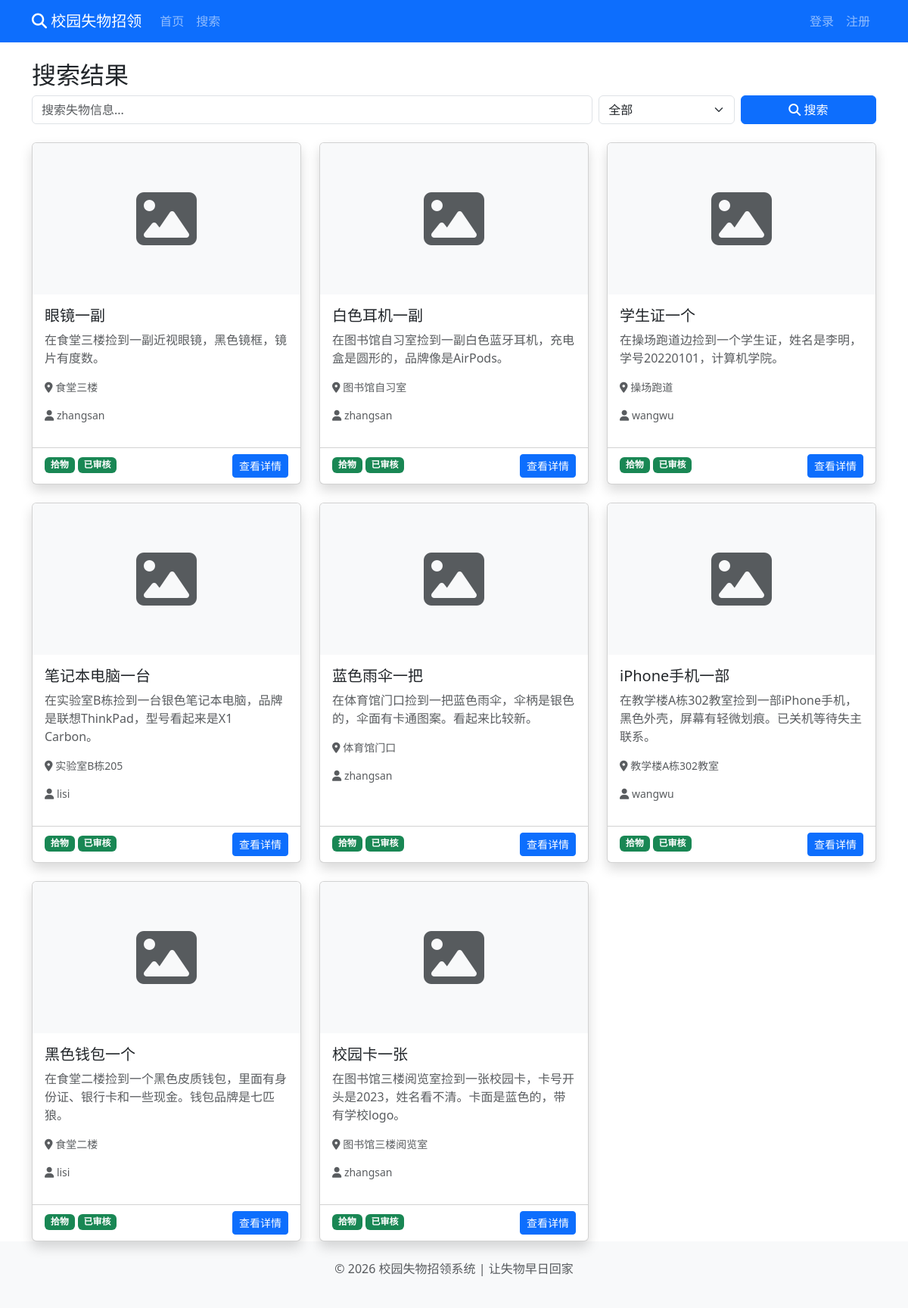
Before: /search with the older database file.
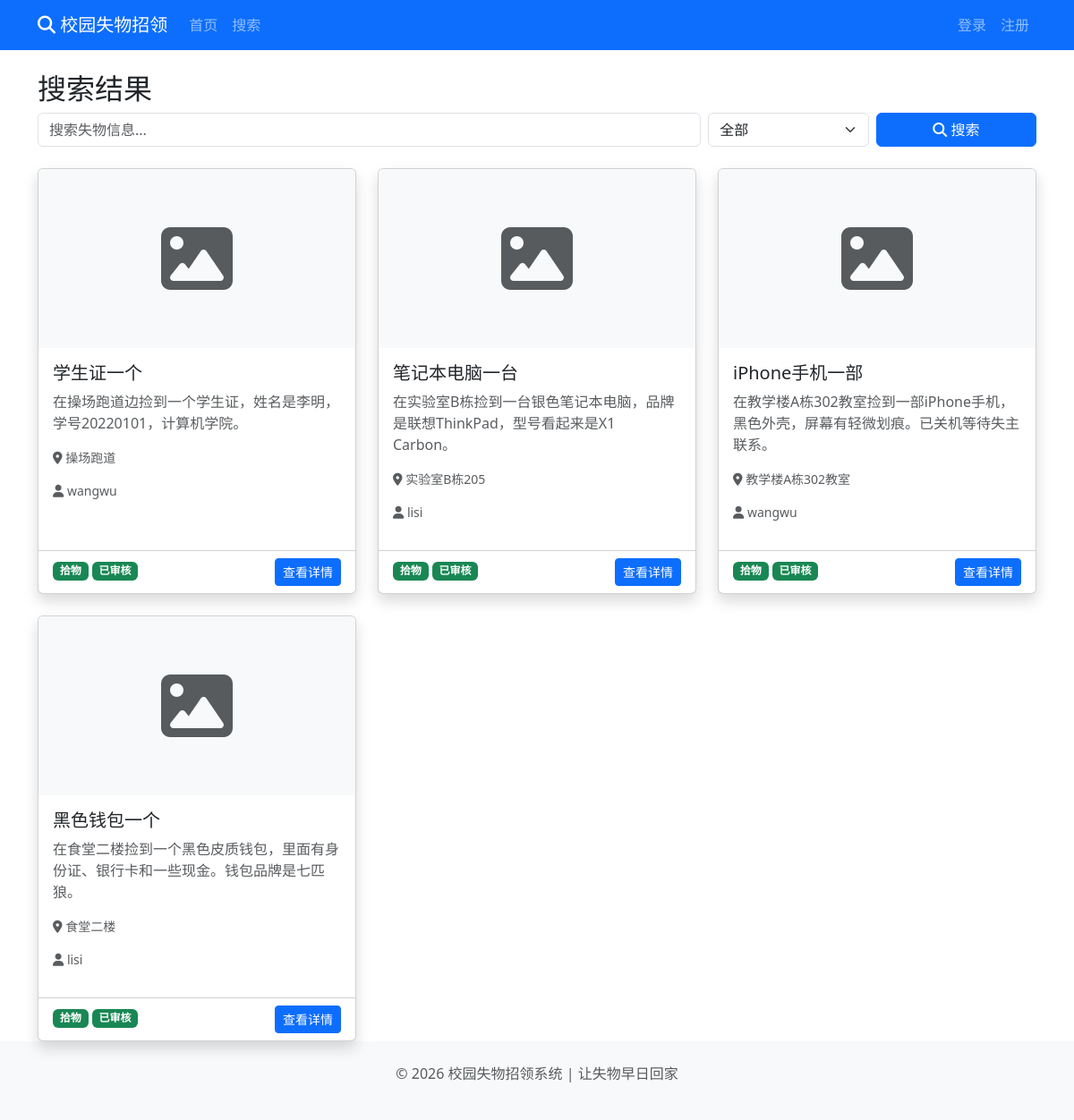
After: the same page with the newer database file.
### app.py (models this page shows, shortened)
class Post(db.Model):
    id = db.Column(db.Integer, primary_key=True)
    title = db.Column(db.String(100), nullable=False)
    description = db.Column(db.Text, nullable=False)
    pickup_time = db.Column(db.String(50), nullable=False)
    location = db.Column(db.String(100), nullable=False)
    place_location = db.Column(db.String(100), nullable=False)
    image = db.Column(db.String(200))
    author_id = db.Column(db.Integer, db.ForeignKey('user.id', ondelete='CASCADE'), nullable=False)
    post_type = db.Column(db.String(10), default='found')
    status = db.Column(db.String(20), default='pending')
    created_at = db.Column(db.DateTime, default=datetime.datetime.now)
    author = db.relationship('User', backref=db.backref('posts', lazy=True))

class User(UserMixin, db.Model):
    id = db.Column(db.Integer, primary_key=True)
    username = db.Column(db.String(80), unique=True, nullable=False)
    password_hash = db.Column(db.String(120), nullable=False)
    role = db.Column(db.String(20), default='user')
    created_at = db.Column(db.DateTime, default=datetime.datetime.now)

### app.py (the view)
@app.route('/search')
def search():
    keyword = request.args.get('keyword', '')
    post_type = request.args.get('post_type', 'all')
    posts = []
    if keyword:
        posts = search_with_similarity(keyword, top_n=20)
        if post_type != 'all':
            posts = [p for p in posts if p.post_type == post_type]
    else:
        query = Post.query.filter_by(status='approved')
        if post_type != 'all':
            query = query.filter_by(post_type=post_type)
        posts = query.order_by(Post.created_at.desc()).all()
    return render_template('search.html', posts=posts, keyword=keyword, post_type=post_type)

### templates/search.html (shortened to what this page needs)
{% extends "base.html" %}
{% block content %}
<h2>搜索结果</h2>
<div class="mb-4">
    <form class="row g-2" action="{{ url_for('search') }}" method="GET">
        <div class="col-md-8">
            <input class="form-control" type="search" name="keyword" value="{{ keyword }}" placeholder="搜索失物信息..." aria-label="搜索">
        </div>
        <div class="col-md-2">
            <select class="form-select" name="post_type">
                <option value="all" {% if post_type == 'all' %}selected{% endif %}>全部</option>
            </select>
        </div>
        <div class="col-md-2">
            <button class="btn btn-primary w-100" type="submit">
                <i class="fas fa-search"></i> 搜索
            </button>
        </div>
    </form>
</div>
<div class="row row-cols-1 row-cols-md-2 row-cols-lg-3 g-4">
    {% for post in posts %}
    <div class="col">
        <div class="card h-100 shadow">
            {% if post.image %}
            <img src="{{ url_for('static', filename='images/' + post.image) }}" class="card-img-top" alt="物品图片" style="height: 200px; object-fit: cover;">
            {% else %}
            <div class="card-img-top bg-light d-flex align-items-center justify-content-center" style="height: 200px;">
                <i class="fas fa-image fa-5x text-muted"></i>
            </div>
            {% endif %}
            <div class="card-body">
                <h5 class="card-title">{{ post.title }}</h5>
                <p class="card-text text-muted">{{ post.description[:50] }}{% if post.description|length > 50 %}...{% endif %}</p>
                <div class="small text-muted">
                    <p><i class="fas fa-map-marker-alt"></i> {{ post.location }}</p>
                    <p><i class="fas fa-user"></i> {{ post.author.username }}</p>
                </div>
            </div>
            <div class="card-footer bg-transparent">
                <span class="badge bg-{{ 'success' if post.post_type == 'found' else 'danger' }}">
                    {{ '拾物' if post.post_type == 'found' else '失物' }}
                </span>
                <span class="badge bg-{{ 'success' if post.status == 'approved' else 'warning' }}">
                    {{ '已审核' if post.status == 'approved' else '待审核' }}
                </span>
                <a href="{{ url_for('post_detail', post_id=post.id) }}" class="btn btn-primary float-end btn-sm">
                    查看详情
                </a>
            </div>
        </div>
    </div>
    {% else %}
    <div class="col-12 text-center py-8">
        <i class="fas fa-search fa-5x text-muted mb-3"></i>
        <p class="text-muted">没有找到相关信息</p>
    </div>
    {% endfor %}
</div>
{% endblock %}

### templates/base.html (shortened to what this page needs)
<!DOCTYPE html>
<html lang="zh-CN">
<head>
    <link href="https://cdn.jsdelivr.net/npm/bootstrap@5.3.0/dist/css/bootstrap.min.css" rel="stylesheet">
    <link href="https://cdnjs.cloudflare.com/ajax/libs/font-awesome/6.4.0/css/all.min.css" rel="stylesheet">
    <link rel="stylesheet" href="{{ url_for('static', filename='css/style.css') }}">
</head>
<body>
    <nav class="navbar navbar-expand-lg navbar-dark bg-primary">
        <div class="container">
            <a class="navbar-brand" href="{{ url_for('index') }}">
                <i class="fas fa-search"></i> 校园失物招领
            </a>
            <div class="collapse navbar-collapse" id="navbarNav">
                <ul class="navbar-nav me-auto">
                    <li class="nav-item">
                        <a class="nav-link {% if request.path == '/' %}active{% endif %}" href="{{ url_for('index') }}">首页</a>
                    </li>
                    <li class="nav-item">
                        <a class="nav-link" href="{{ url_for('search') }}">搜索</a>
                    </li>
                </ul>
                <ul class="navbar-nav">
                    {% if current_user.is_authenticated %}
                    <li class="nav-item dropdown">
                        <a class="nav-link dropdown-toggle" href="#" role="button" data-bs-toggle="dropdown">
                            <i class="fas fa-user"></i> {{ current_user.username }}
                        </a>
                        <ul class="dropdown-menu">
                            {% if current_user.role == 'admin' %}
                            <li><a class="dropdown-item" href="{{ url_for('admin_dashboard') }}">管理后台</a></li>
                            {% endif %}
                            <li><a class="dropdown-item" href="{{ url_for('my_posts') }}">我的发布</a></li>
                            <li><hr class="dropdown-divider"></li>
                            <li><a class="dropdown-item" href="{{ url_for('logout') }}">退出登录</a></li>
                        </ul>
                    </li>
                    {% else %}
                    <li class="nav-item">
                        <a class="nav-link" href="{{ url_for('login') }}">登录</a>
                    </li>
                    <li class="nav-item">
                        <a class="nav-link" href="{{ url_for('register') }}">注册</a>
                    </li>
                    {% endif %}
                </ul>
            </div>
        </div>
    </nav>
    <main class="container mt-4">
        {% block content %}{% endblock %}
    </main>
    <footer class="bg-light py-4 mt-8">
        <div class="container text-center text-muted">
            <p>&copy; 2026 校园失物招领系统 | 让失物早日回家</p>
        </div>
    </footer>
</body>
</html>

### static/css/style.css (style rules this page uses)
body { min-height: 100vh; display: flex; flex-direction: column; }
main { flex: 1; }
.card { transition: transform 0.3s ease, box-shadow 0.3s ease; }
.card-img-top { object-fit: cover; transition: transform 0.3s ease; }
.btn { transition: opacity 0.2s; }

Changed rows visible on the page:
removed Post: title "眼镜一副", description "在食堂三楼捡到一副近视眼镜，黑色镜框，镜片有度数。", location "食堂三楼", author.username "zhangsan", post_type "拾物", status "已审核"
removed Post: title "白色耳机一副", description "在图书馆自习室捡到一副白色蓝牙耳机，充电盒是圆形的，品牌像是AirPods。", location "图书馆自习室", author.username "zhangsan", post_type "拾物", status "已审核"
removed Post: title "蓝色雨伞一把", description "在体育馆门口捡到一把蓝色雨伞，伞柄是银色的，伞面有卡通图案。看起来比较新。", location "体育馆门口", author.username "zhangsan", post_type "拾物", status "已审核"
removed Post: title "校园卡一张", description "在图书馆三楼阅览室捡到一张校园卡，卡号开头是2023，姓名看不清。卡面是蓝色的，带有学校logo。", location "图书馆三楼阅览室", author.username "zhangsan", post_type "拾物", status "已审核"
